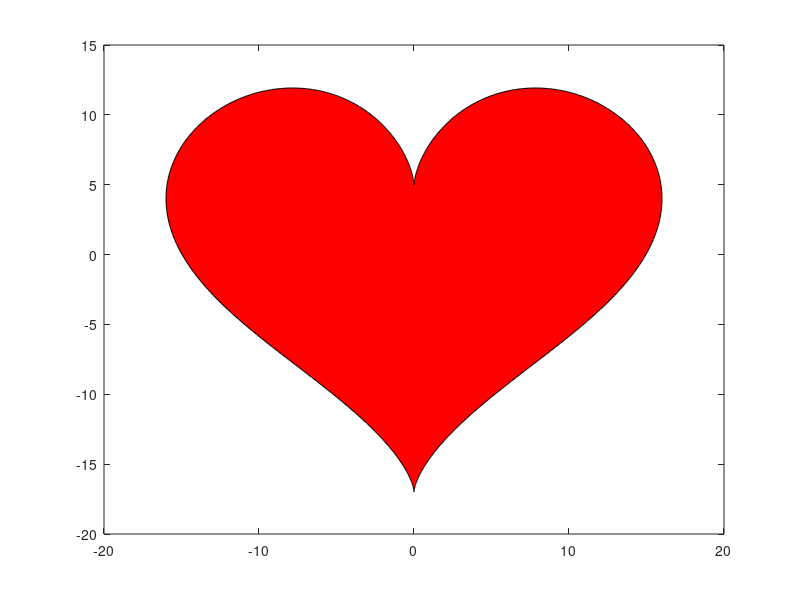

Here is the MATLAB script that generated this plot: (Note: this script raises an error after producing the figure.)
t = linspace(0,2*pi,1000);
for i = 1:numel(t)
    x(i) = 16*sin(t(i))^3;
    y(i) = 13* cos(t(i)) - 5*cos(2*t(i)) - 2*cos(3*t(i)) - cos(4*t(i));
end

close all;
h = figure;
plot(x,y, 'Color', 'r', 'LineWidth', 2)
fill(x,y,'r')
hgexport(h, 'heart.png', hgexport('factorystyle'), 'Format', 'png');